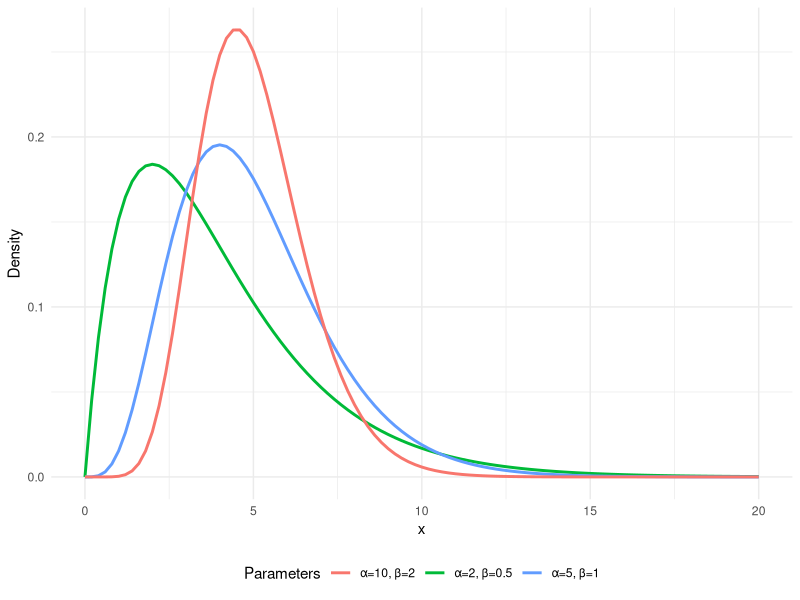

R code for this plot:
## ---- chunk 1
#| eval: true
#| echo: false
#| warning: false
#| fig-cap: Gamma distribution.
# Packages
library(ggplot2)

# Plot
ggplot2::ggplot(data.frame(x = c(0, 20)), aes(x)) +
  ggplot2::stat_function(
    fun = dgamma, args = list(shape = 2, rate = 0.5),
    aes(color = "α=2, β=0.5"),  linewidth = 1
  ) +
  ggplot2::stat_function(
    fun = dgamma, args = list(shape = 5, rate = 1),
    aes(color = "α=5, β=1"),  linewidth = 1
  ) +
  ggplot2::stat_function(
    fun = dgamma, args = list(shape = 10, rate = 2),
    aes(color = "α=10, β=2"),  linewidth = 1
  ) +
  ggplot2::labs(color = "Parameters") +
  ggplot2::ylab("Density") +
  ggplot2::xlab("x") +
  ggplot2::theme_minimal() +
  ggplot2::theme(legend.position = "bottom")
